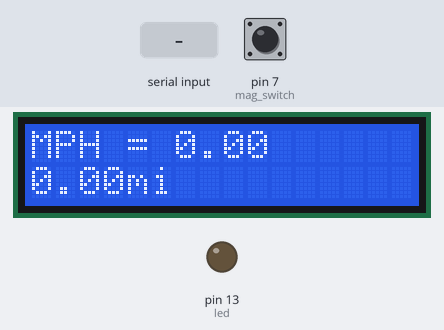
Bench run of a sketch on a simulated Arduino Uno, built with avr-gcc and run on an emulated ATmega328P. On the bench: 16×2 character LCD, output pins drawn as LEDs (lit = HIGH). The test bench sets the inputs (shaded band); at power-on: pin 7 (mag_switch) LOW. What the sketch prints to the serial monitor is not drawn.

Above: at 1.2 s.
1.3 s: "1" received over Serial
At 2.0 s:
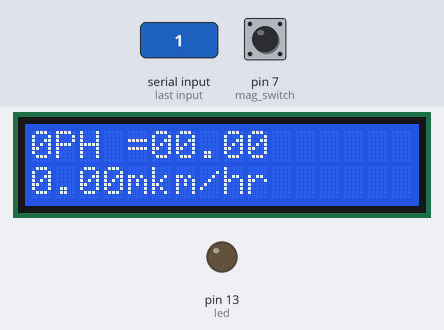
2.8 s: pin 7 (mag_switch) pulled HIGH for 0.15 s
At 4.1 s:
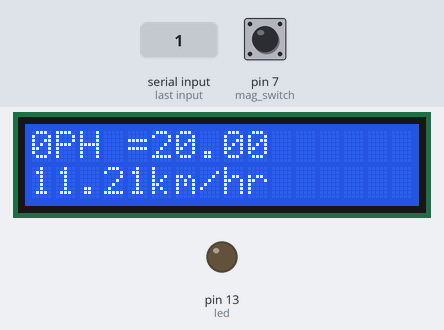
4.4 s: "0" received over Serial
At 5.6 s:
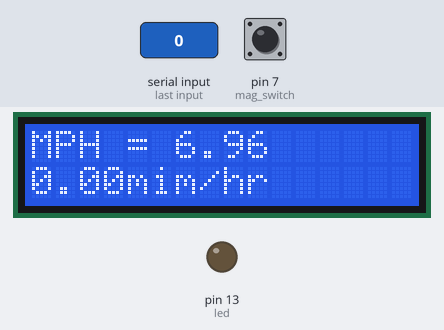
5.9 s: pin 7 (mag_switch) pulled HIGH for 1 s
At 6.5 s:
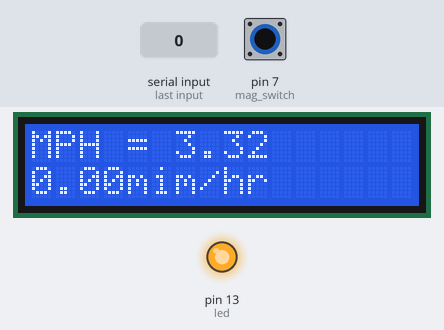
8.4 s: "2" received over Serial
At 9.3 s:
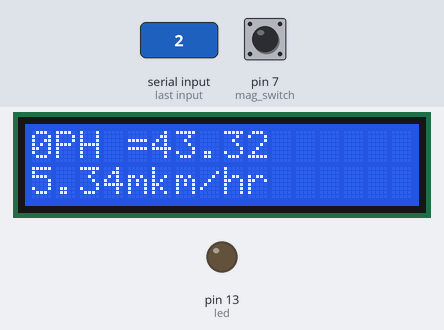
9.9 s: pin 7 (mag_switch) pulled HIGH for 0.15 s
At 11.0 s:
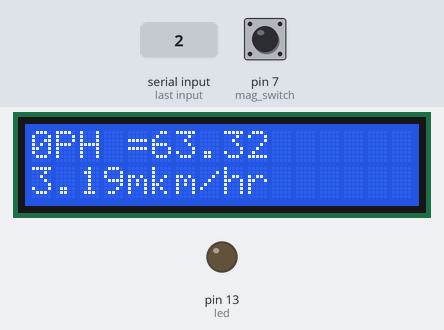
Timing chart, 0 to 12.9 s (numbered marks = the images above; inputs shaded):
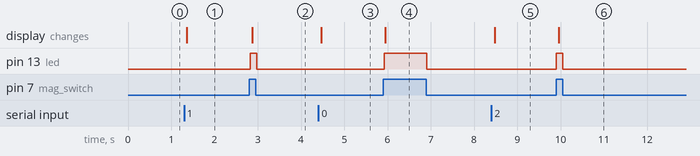

The sketch:

bike_computer_main.ino
```cpp
//Bike computer project
// include the library code:
#include <LiquidCrystal.h>

// initialize the library with the numbers of the interface pins
LiquidCrystal lcd(12, 11, 5, 4, 3, 2);

#define WHEEL_CIR_IN_MM 2194.4
#define NUM_OF_TIME_SAMPLES 4

short led = 13;
short mag_switch = 7;
short switch_made;
short inc_count = true;
unsigned long mm = 0;
unsigned long meters = 0;
unsigned int kmeters = 0;
float miles = 0.0;
float dd_dt = 0.0;
float mph = 0.0;
unsigned int time_sample[]={0,0,0,0};
unsigned long last_time = 0;
unsigned long this_time = 0;
unsigned int avg_time = 0;
unsigned int numerator = 0;

//short imperial = false;
short imperial = true;
short sim_pulse = false;
//short sim_pulse = true;
int sim_delay = 50;

void setup()
{
  // set up the LCD's number of columns and rows:
  lcd.begin(16, 2);
  if(!imperial)
  {
    lcd.setCursor(2, 0);
    lcd.print("km");
    lcd.setCursor(8,0);
    lcd.print("m");
  }
  else
  {
    lcd.setCursor(4,1);
    lcd.print("mi");
  }

  pinMode(led, OUTPUT);
  pinMode(mag_switch, INPUT);
  Serial.begin(9600);
}

void loop(){
  this_time = millis();

  if((this_time - last_time) > 10000)
  {
    dd_dt = 0.0;
    for(int i = 0;i < NUM_OF_TIME_SAMPLES; i++)
      {
        time_sample[i] = 0;
      }
  }
  numerator = 0;
  switch_made = digitalRead(mag_switch);
  if(sim_pulse)
  {
    digitalWrite(led, sim_pulse);
  }
  else
  {
    digitalWrite(led, switch_made);
  }
  if(switch_made || sim_pulse)
  {
    if(inc_count)
    {
      mm = mm+WHEEL_CIR_IN_MM;
      inc_count = false;

      //create and use a moving average to use for
      //instantanious speed
      for(int i = 0;i < NUM_OF_TIME_SAMPLES -1;i++)
      {
        time_sample[i] = time_sample[i+1];
      }
      time_sample[NUM_OF_TIME_SAMPLES-1] = this_time-last_time;

      for(int i = 0;i < NUM_OF_TIME_SAMPLES; i++)
      {
        numerator = numerator+time_sample[i];
      }
      avg_time = numerator/NUM_OF_TIME_SAMPLES;
      dd_dt = WHEEL_CIR_IN_MM/avg_time;//speed in mm/ms (m/s)
      dd_dt = dd_dt*3.6;// speed in km/hr

      last_time = this_time;
    }
  }
  else
    inc_count = true;

  while(mm > 1000)
  {
    mm = mm - 1000;
    meters++;
  }

  if(meters > 1000)
  {
    kmeters++;
    meters = meters - 1000;
  }
  if(sim_pulse)
  {
    delay(sim_delay/2);
    digitalWrite(led,0);
    delay(sim_delay/2);
    inc_count = true;
  }
  if(imperial)
  {
    miles = (.0006*meters + (kmeters*1000));
    mph = .6214 * dd_dt;
    lcd.setCursor(0,0);
    lcd.print("MPH = ");
    lcd.print(mph);
    lcd.setCursor(0,1);
    lcd.print(miles);
    lcd.print("mi");
    Serial.print("Miles: = ");
    Serial.println(miles);
    Serial.print("MPH: = ");
    Serial.println(mph);
  }
  else
  {
    lcd.setCursor(0, 0);
    lcd.print(kmeters);
    Serial.print("kmeters = ");
    Serial.print(kmeters);
    lcd.setCursor(5, 0);
    lcd.print(meters);
    Serial.print(", Meters = ");
    Serial.print(meters);
    Serial.print(", mm = ");
    Serial.println(mm);
    lcd.setCursor(0, 1);
    lcd.print(dd_dt);
    lcd.setCursor(5, 1);
    lcd.print("km/hr");
    Serial.print("km/hr = ");
    Serial.println(dd_dt);
  }
  if (Serial.available() > 0 )
  {
    // read the incoming byte:
    Serial.read();
    imperial = !imperial;
   }
}
```

Measured:
- after the input at 1.3 s, the display: changes after 0.06 s (image 1)
- after the input at 2.8 s, pin 13 (led): LOW → HIGH at once, → LOW 0.16 s later; the display: changes after 0.08 s (image 2)
- after the input at 4.4 s, the display: changes after 0.07 s (image 3)
- after the input at 5.9 s, pin 13 (led): LOW → HIGH at once, → LOW 0.99 s later; the display: changes after 0.05 s (image 4)
- after the input at 8.4 s, the display: changes after 0.08 s (image 5)
- after the input at 9.9 s, pin 13 (led): LOW → HIGH at once, → LOW 0.15 s later; the display: changes after 0.05 s (image 6)
